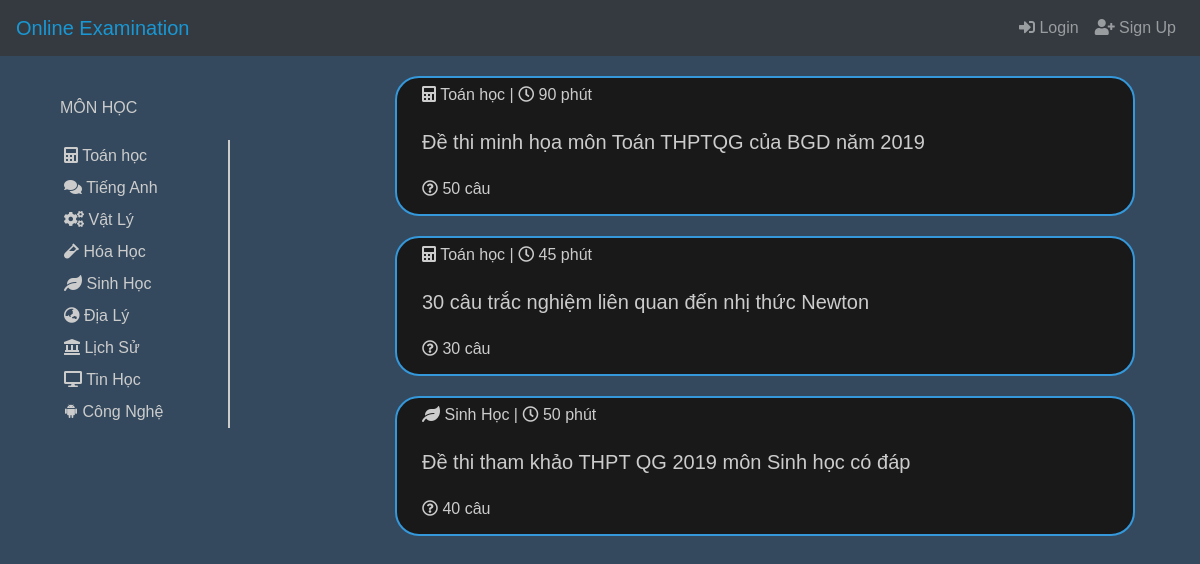
Page /Sources/index.php on the earlier database version.
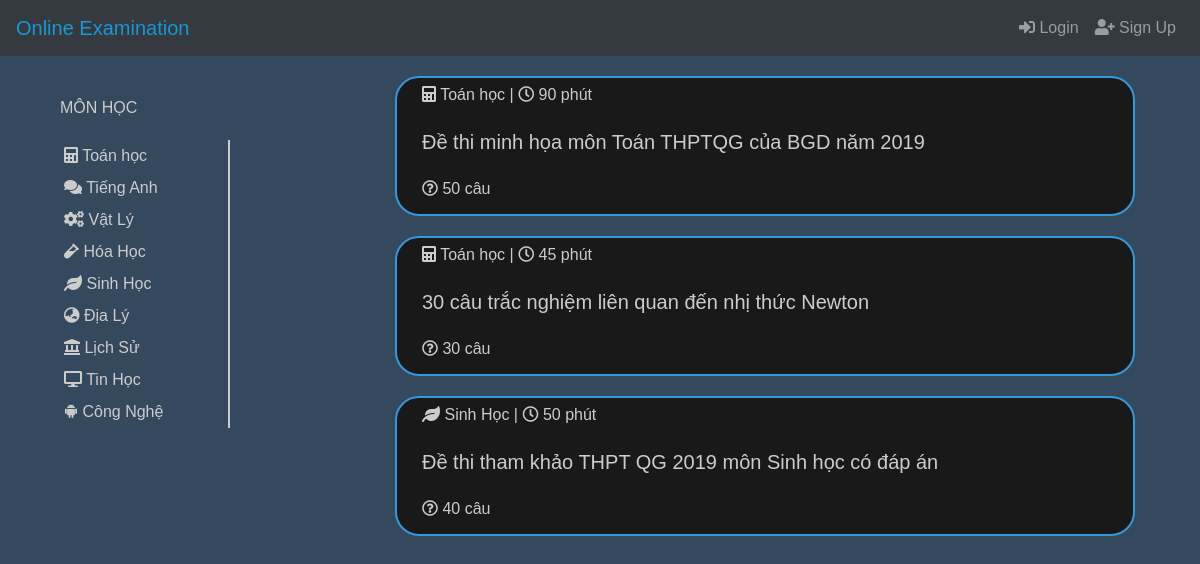
Same page on the later database version.
### tables this page shows
CREATE TABLE `exam` (
  `id` int(11) NOT NULL,
  `subject_id` int(11) DEFAULT NULL,
  `exam_name` text NOT NULL,
  `duration` tinyint(4) DEFAULT NULL,
  `number_of_questions` tinyint(11) DEFAULT NULL
);

### Sources/controllers/c_index.php (called while the page is built, shortened)
<?php
    class C_index
    {
        public function showIndexPage(){
            include('controllers/c_exam.php');
            $c_exam = new C_exam();
            $allExams = $c_exam->allExams();
            $exam = $allExams["exams"];
            require_once('views/v_index.php');
        }
    }
?>

### Sources/index.php (called while the page is built)
<?php
    include('controllers/c_index.php');
    $c_index = new C_index();
    $c_index->showIndexPage();
?>

### Sources/config/home_url.php (called while the page is built)
<?php
    $home_url="http://localhost:8888/CSE485_N0665/Sources/";
?>

### Sources/models/database.php (called while the page is built, shortened)
<?php
    class Database
    {
        protected $conn = '';
        protected $sql = '';
        public function __construct()
        {
            try
            {
                $this->conn = new PDO("mysql:host=".DB_HOST."; dbname=".DB_NAME, DB_USER, DB_PWD);
                $this->conn->exec("set names utf8");
            } catch(PDOException $ex){
                die($ex->getMessage());
            }
        }
        public function setQuery($sql)
        {
            $this->sql = $sql;
        }
        public function execute($options=array())
        {
            $this->cursor = $this->conn->prepare($this->sql);
            $this->cursor->execute();
            return $this->cursor;
        }
        public function loadAllRows($options=array())
        {
            if (!$options)
            {
                if (!$result = $this->execute())
                {
                    return false;
                }
            } else
            {
                if (!$result = $this->execute($options))
                {
                    return false;
                }
            }
            return $result->fetchAll(PDO::FETCH_OBJ);
        }
    }
?>

### Sources/controllers/c_exam.php (called while the page is built)
<?php
    include("models/m_exam.php");
    class C_exam
    {
        public function allExams()
        {
            $m_exam = new M_exam();
            $exams = $m_exam->getAllExams();
            return array('exams'=>$exams);
        }
    }
?>

### Sources/models/m_exam.php (called while the page is built, shortened)
<?php
    include("database.php");
    class M_exam extends Database
    {
        function getAllExams()
        {
            $sql = "SELECT * FROM exam";
            return $this->loadAllRows();
        }
    }
?>

### Sources/views/v_index.php (the view, shortened to what this page needs)
<?php
    include_once('views/layout/layout_head.php');
    function whatSubject($subject_id)
    {
        switch($subject_id)
        {
            case 1:
                return '<i class="fas fa-calculator"></i> Toán học';
            case 2:
                return '<i class="fas fa-comments"></i> Tiếng Anh';
            case 3:
                return '<i class="fas fa-cogs"></i> Vật Lý';
            case 4:
                return '<i class="fas fa-vial"></i> Hóa Học';
            case 5:
                return '<i class="fas fa-leaf"></i> Sinh Học';
            case 6:
                return '<i class="fas fa-globe-asia"></i> Địa Lý';
            case 7:
                return '<i class="fas fa-landmark"></i> Lịch Sử';
            case 8:
                return '<i class="fas fa-desktop"></i> Tin Học';
            case 9:
                return '<i class="fab fa-android"></i> Công Nghệ';
        }
    }
?>
<div id="content" class="container">
    <div class="fixed-sidebar col-md-2">
        <span class="label">Môn Học</span>
        <ul class="sidebar">
            <?php for($i=1; $i<=9; $i++){?>
            <li>
                <div class="subj-item">
                    <?php echo whatSubject($i);?>
                </div>
            </li>
            <?php }?>
        </ul>
    </div>
    <div class="col-md-8 quiz-set">
        <?php for($i=0; $i<count($exam); $i++){?>
        <div class="quiz-item row">
            <div class="container col-md-10">
                <div class="row" style="margin-top:5px;">
                    <div class="col-md-12">
                        <?php echo whatSubject($exam[$i]->subject_id).' | <i class="far fa-clock"></i> '.$exam[$i]->duration.' phút'?>
                    </div>
                </div>
                <div class="row" style="margin:20px 0;">
                    <span style="font-size: 20px;">
                        <?php echo $exam[$i]->exam_name?>
                    </span>
                </div>
                <div class="row">
                    <div class="col-md-12">
                        <i class="far fa-question-circle"></i>
                        <?php echo ' '.$exam[$i]->number_of_questions.' câu'?>
                    </div>
                </div>
            </div>
        </div>
        <?php } ?>
    </div>
</div>
<?php include_once('views/layout/layout_foot.php') ?>

### Sources/views/layout/layout_head.php (shortened to what this page needs)
<!DOCTYPE html>
<html>
<head>
    <link rel="stylesheet" href="public/libs/css/bootstrap.min.css">
    <link rel="stylesheet" href="public/libs/css/style.css">
    <link rel="stylesheet" href="public/libs/css/all.min.css">
</head>
<body>
    <?php
        include_once('navigation.php')
    ?>

### Sources/views/layout/navigation.php
<?php include_once('config/core.php');?>
<div class="container-fluid">
    <header>
        <div class="row">
            <nav class="navbar navbar-expand-md navbar-dark bg-dark">
                <a class="navbar-brand" href="<?php echo $home_url; ?>">Online Examination</a>
                <ul class="navbar-nav ml-auto">
                    <?php
                    if(isset($_SESSION['logged_in']) && $_SESSION['logged_in']==true){
                    ?>
                        <li class="nav-item">
                            <a class="nav-link bgr-eee" href="<?php echo $home_url; ?>logout.php">
                                <i class="fas fa-sign-out-alt"></i><span> Logout</span>
                            </a>
                        </li>
                    <?php
                    }else{
                    ?>
                        <li class="nav-item bgr-eee">
                            <a class="nav-link" href="<?php echo $home_url; ?>login.php">
                                <i class="fas fa-sign-in-alt"></i><span> Login</span>
                            </a>
                        </li>
                        <li class="nav-item bgr-eee">
                            <a class="nav-link" href="<?php echo $home_url; ?>register.php">
                                <i class="fas fa-user-plus"></i><span> Sign Up</span>
                            </a>
                        </li>
                    <?php } ?>
                </ul>
            </nav>
        </div>
    </header>
<div class="container-fluid">

### Sources/views/layout/layout_foot.php (shortened to what this page needs)
</body>
</html>

### Sources/public/libs/css/style.css (style rules this page uses)
* { margin: 0; padding: 0; font-family: sans-serif; }
body { opacity: 1; background: #34495e; }
header .navbar { box-shadow: 1px 1px #34495e; width: 100%; }
header .navbar .navbar-brand { color: #1997d4; }
#content .fixed-sidebar .sidebar { height: 100%; margin: 20px 0 20px; overflow-y: auto; display: block; background-color: rbga(221,0,0,.1); }
#content .fixed-sidebar { position: fixed; }
.sidebar li { list-style: none; padding: 4px; text-align: left; border-right: 2px solid #ccc; color: #ccc; }
.fixed-sidebar .label { margin-top: 20px; display: block; text-transform: uppercase; color: #ccc; }
#content .quiz-set { margin-top: 20px; position: relative; left: 350px; }
.quiz-set .quiz-item { border: 2px solid #3498db; min-height: 140px; padding-left: 10px; margin-bottom: 20px; box-sizing: border-box; font-size: 16px; background: #191919; border-radius: 24px; color: #ccc; }

Differences in the rows shown:
changed exam: exam_name "Đề thi tham khảo THPT QG 2019 môn Sinh học có đáp" → "Đề thi tham khảo THPT QG 2019 môn Sinh học có đáp án"
